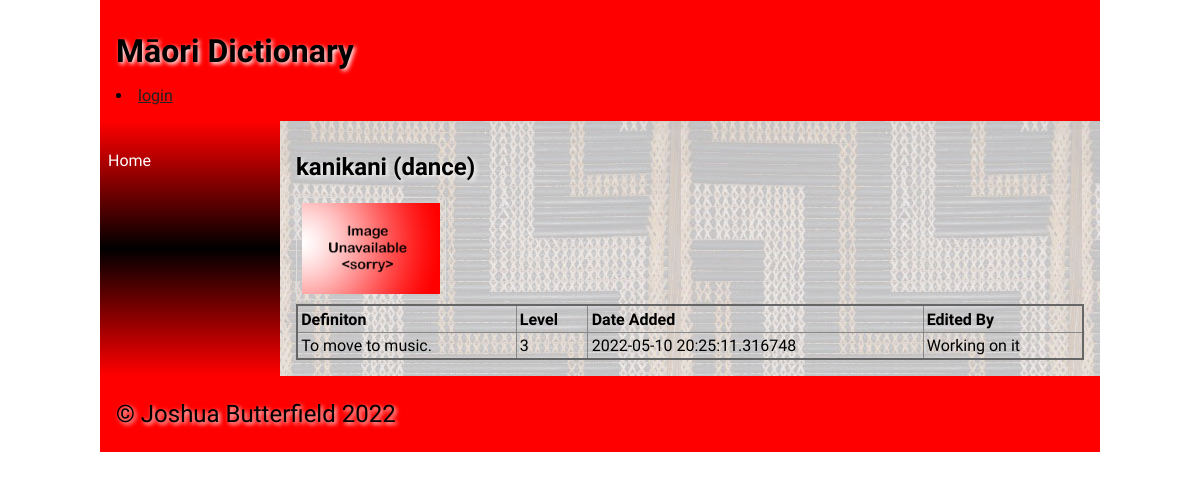
/word?type=kanikani, run on the app's committed database.
### tables this page shows
CREATE TABLE "dict_data"
(
	id integer
		constraint dict_data_pk
			primary key autoincrement,
	maori varchar(30),
	english varchar(30),
	description varchar(100),
	level integer,
	image varchar(30),
	category varchar(30)
, timestamp datetime);

### app.py (the view)
@app.route('/word')
def render_word():
    word_selected = request.args.get('type')
    con = create_connection(DATABASE)
    query = "SELECT id, english, description, level, image, timestamp FROM dict_data WHERE maori = '" + word_selected + "'"
    cur = con.cursor()
    cur.execute(query)
    word_info = cur.fetchall()
    con.commit()
    con.close()
    return render_template('word.html', word_selected=word_selected, word_info=word_info, logged_in=is_logged_in())

### app.py (called while the page is built)
def create_connection(db_file):
    try:
        connection = sqlite3.connect(db_file)
        connection.execute('pragma foreign_keys=ON')
        return connection
    except Error as e:
        print(e)
    return None

def is_logged_in():
    if session.get("email") is None:
        print("Not logged in")
        return False
    else:
        print("Logged in")
        return True

### templates/word.html (shortened to what this page needs)
{% extends 'base.html' %}
{% block main %}
{% for dict_data in word_info %}
<h2>{{ word_selected }} ({{dict_data[1]}})</h2>
<table class="table">
    <thead>
        <tr>
            <td><strong>Definiton</strong></td>
            <td><strong>Level</strong></td>
            <td><strong>Date Added</strong></td>
            <td><strong>Edited By</strong></td>
        </tr>
    </thead>
    <tbody>
        <tr>
            <td>{{dict_data[2]}}</td>
            <td>{{dict_data[3]}}</td>
            <td>{{dict_data[5]}}</td>
            <td>Working on it</td>
            <img src="/static/images/{{ dict_data[4] }}">
        </tr>
    </tbody>
</table>
{% endfor %}
{% endblock %}

### static/css/style.css (style rules this page uses)
* { font-family: Comfortaa, sans-serif; margin: 0; padding: 0; box-sizing: border-box; }
h1, h2, h3, h4 { padding: 1rem 0; font-family: 'Suez One', serif; color: #000; text-shadow: 2px 2px 4px #fff; }
img { border: 1px solid #ddd; border-radius: 4px; padding: 5px; width: 150px; }
table { width: 100%; border: 2px solid #666; border-collapse: collapse; }
th, td { border: 1px solid #888; padding: 0.2rem; text-align: left; }

### data on the page
dict_data: maori "kanikani", english "dance", description "To move to music.", level "3", timestamp "2022-05-10 20:25:11.316748", image (placeholder picture)
